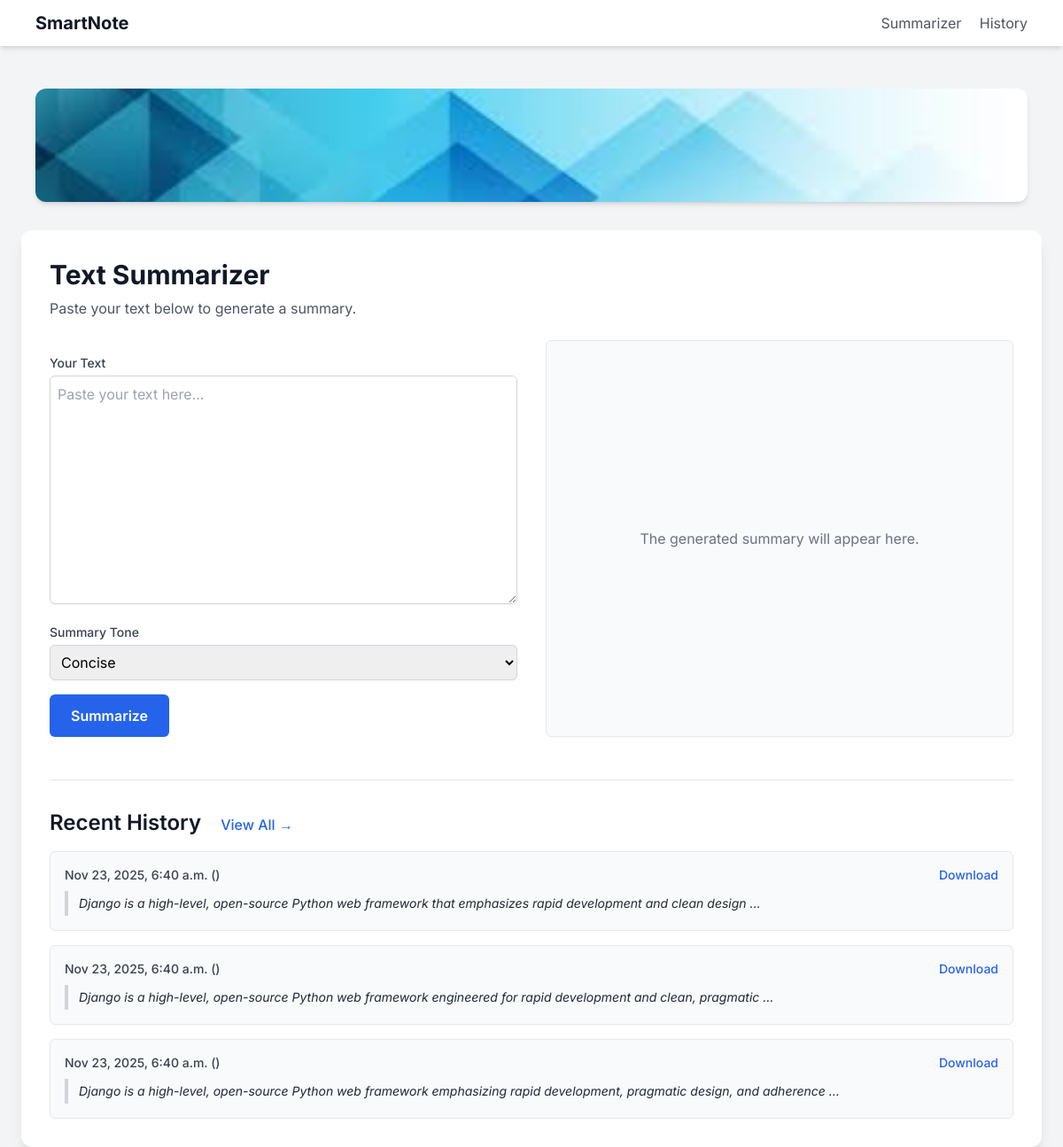
Page /assistant/summarize/ on the earlier database version.
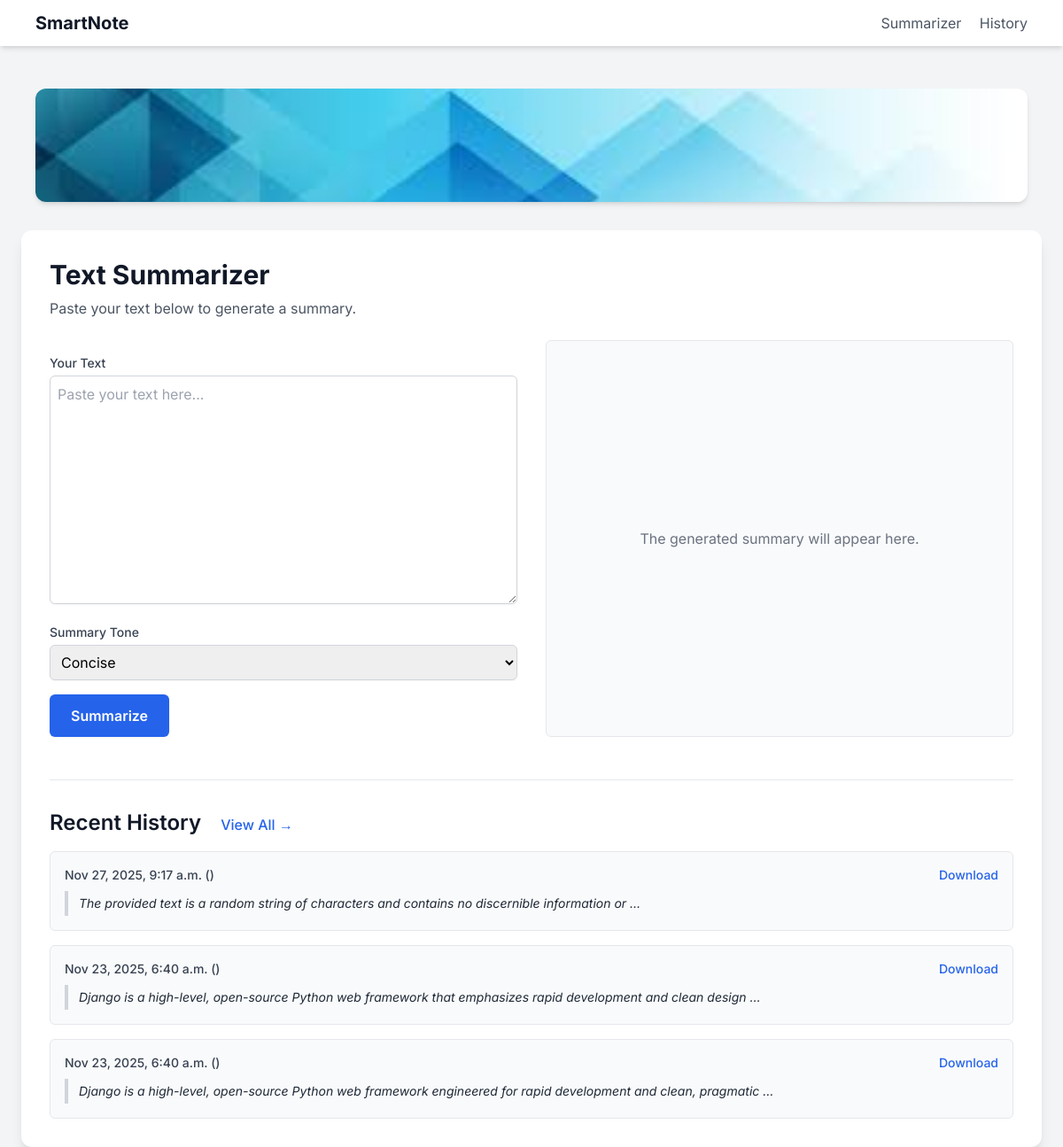
Same page on the later database version.
### assistant/models.py (models this page shows, shortened)
class SummaryHistory(models.Model):
    original_text = models.TextField()
    summary_text = models.TextField()
    tone = models.CharField(max_length=50)
    created_at = models.DateTimeField(auto_now_add=True)

### assistant/views.py (the view, shortened to what this page needs)
# urls.py: path('summarize/', views.summarize_text, name='summarize_text'),
def summarize_text(request):
    summary_text = ""
    error_message = None
    input_word_count = 0
    summary_word_count = 0
    form = SummaryForm(request.POST or None)
    history_list = SummaryHistory.objects.all().order_by('-created_at')[:3]
    context = {
        'form': form,
        'summary_text': summary_text,
        'error_message': error_message,
        'input_word_count': input_word_count,
        'summary_word_count': summary_word_count,
        'history_list': history_list,
    }
    return render(request, 'assistant/summarize.html', context)

### assistant/forms.py
class SummaryForm(forms.Form):
    original_text = forms.CharField(
        label="Your Text",
        widget=forms.Textarea(attrs={
            'rows': 10,
            'class': 'w-full p-2 border border-gray-300 rounded-md shadow-sm focus:ring-blue-500 focus:border-blue-500',
            'placeholder': 'Paste your text here...'
        })
    )
    tone = forms.ChoiceField(
        label="Summary Tone",
        choices=TONE_CHOICES,
        widget=forms.Select(attrs={
            'class': 'w-full p-2 border border-gray-300 rounded-md shadow-sm focus:ring-blue-500 focus:border-blue-500'
        })
    )

### assistant/templates/assistant/summarize.html (shortened to what this page needs)
{% extends 'assistant/assistant_base.html' %}
{% load static %}
{% block content %}
    <h1 class="text-3xl font-bold text-gray-900 mb-2">
        Text Summarizer
    </h1>
    <p class="text-gray-600 mb-6">
        Paste your text below to generate a summary.
    </p>
    <div class="grid grid-cols-1 lg:grid-cols-2 lg:gap-8">
        <div class="w-full">
            <form method="POST" action="{% url 'summarize_text' %}" class="space-y-4">
                <div>
                    <label for="{{ form.original_text.id_for_label }}" class="block text-sm font-medium text-gray-700 mb-1">
                        {{ form.original_text.label }}
                    </label>
                    {{ form.original_text }}
                </div>
                <div>
                    <label for="{{ form.tone.id_for_label }}" class="block text-sm font-medium text-gray-700 mb-1">
                        {{ form.tone.label }}
                    </label>
                    {{ form.tone }}
                </div>
                <button type="submit" class="w-full sm:w-auto flex items-center justify-center px-6 py-3 bg-blue-600 text-white font-semibold rounded-md shadow-sm hover:bg-blue-700 focus:outline-none focus:ring-2 focus:ring-blue-500 focus:ring-offset-2 transition-colors duration-200">
                    Summarize
                </button>
            </form>
        </div>
        <div class="w-full mt-6 lg:mt-0">
            {% if not summary_text and not error_message %}
            <div class="h-full flex items-center justify-center p-4 bg-gray-50 rounded-md border border-gray-200">
                <p class="text-gray-500">The generated summary will appear here.</p>
            </div>
            {% endif %}
        </div>
    </div>
    <div class="mt-12 pt-8 border-t border-gray-200">
        <h2 class="text-2xl font-semibold text-gray-900 mb-4">
            Recent History
            <a href="{% url 'history_list' %}" class="text-base font-medium text-blue-600 hover:text-blue-800 ml-4">
                View All &rarr;
            </a>
        </h2>
        {% if history_list %}
            <div class="space-y-4">
                {% for item in history_list %}
                    <div class="p-4 bg-gray-50 rounded-md border border-gray-200">
                        <div class="flex justify-between items-center mb-2">
                            <span class="text-sm font-medium text-gray-700">
                                {{ item.created_at|date:"M d, Y, P" }} ({{ item.get_tone_display }})
                            </span>
                            <a href="{% url 'download_summary' item.id %}" download
                               class="text-sm text-blue-600 hover:text-blue-800 font-medium">
                                Download
                            </a>
                        </div>
                        <blockquote class="text-sm text-gray-800 italic border-l-4 border-gray-300 pl-3 py-1">
                            {{ item.summary_text|truncatewords:15 }}
                        </blockquote>
                    </div>
                {% endfor %}
            </div>
        {% else %}
            <p class="text-gray-500">You have no summary history yet.</p>
        {% endif %}
    </div>
{% endblock content %}

Differences in the rows shown:
no longer on this page (row unchanged): SummaryHistory: created_at "Nov 23, 2025, 6:40 a.m.", summary_text "Django is a high-level, open-source Python web framework emphasizing rapid development, pragmatic design, and adherence …"
added SummaryHistory: created_at "Nov 27, 2025, 9:17 a.m.", summary_text "The provided text is a random string of characters and contains no discernible information or …"
